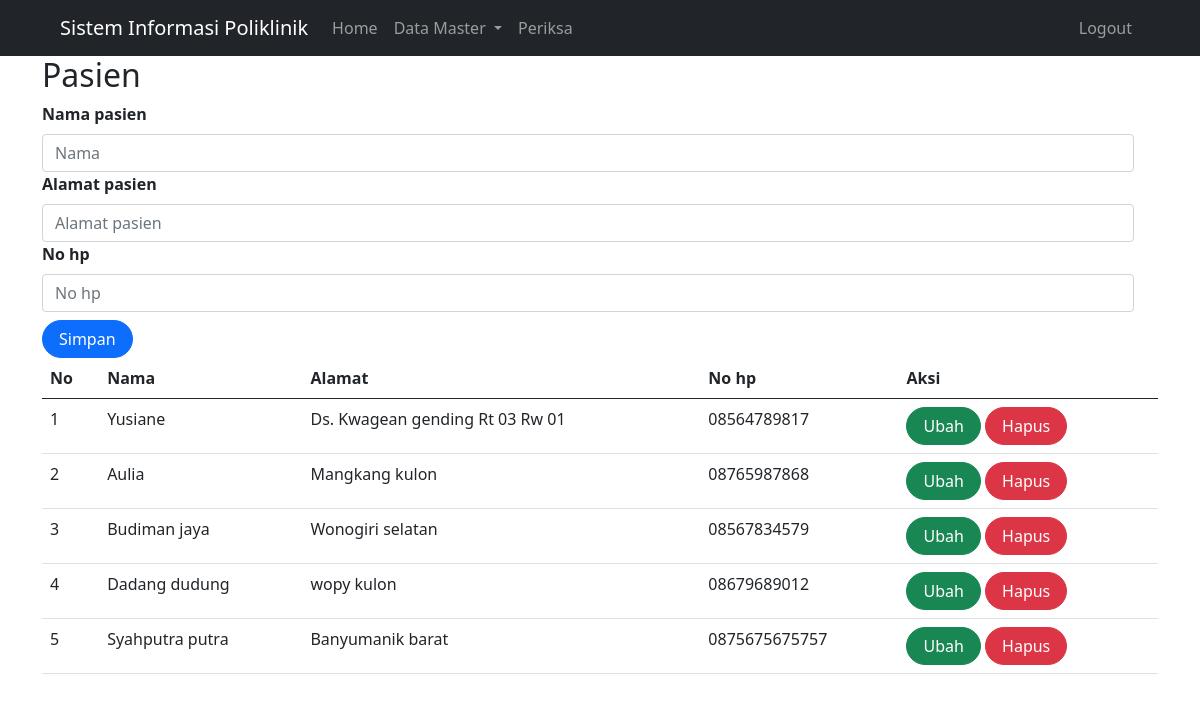
/index.php?page=pasien (signed in), run on an earlier commit of the app's database.
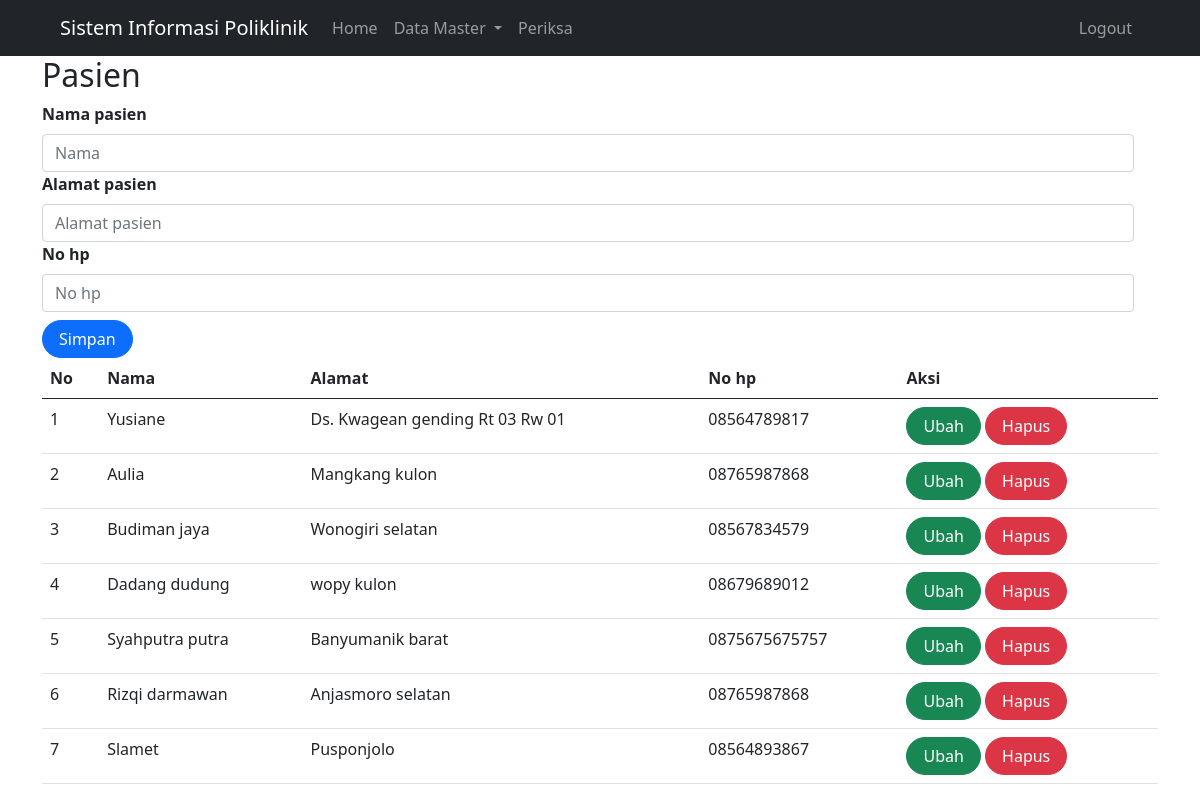
And on a later commit of the database.
### tables this page shows
CREATE TABLE `pasien` (
  `id` int(10) NOT NULL,
  `nama` varchar(255) DEFAULT NULL,
  `alamat` varchar(255) DEFAULT NULL,
  `no_hp` varchar(50) DEFAULT NULL
);

### pasien.php (the view, shortened to what this page needs)
<?php
include('./koneksi.php');
?>
<form class="form row" method="POST" action="" name="myForm" onsubmit="return(validate());">
     <?php
     $nama = '';
     $alamat = '';
     $no_hp = '';
     ?>
     <div class="row">
          <div class="col-sm-12">
               <label for="nama" class="form-label fw-bold">
                    Nama pasien
               </label>
               <input type="text" class="form-control" name="nama" id="nama" placeholder="Nama" value="<?php echo $nama ?>">
          </div>
          <div class="col-sm-12">
               <label for="alamat" class="form-label fw-bold">
                    Alamat pasien
               </label>
               <input type="text" class="form-control" name="alamat" id="alamat" placeholder="Alamat pasien" value="<?php echo $alamat ?>">
          </div>
          <div class="col-sm-12 mb-2">
               <label for="no_hp" class="form-label fw-bold">
                    No hp
               </label>
               <input type="text" class="form-control" name="no_hp" id="no_hp" placeholder="No hp " value="<?php echo $no_hp ?>">
          </div>
          <div class="col">
               <button type="submit" class="btn btn-primary rounded-pill px-3" name="simpan">Simpan</button>
          </div>
     </div>
</form>
<?php
$result = mysqli_query($mysqli, "SELECT * FROM pasien");
$no = 1;
?>
<table class="table table-hover">
     <thead>
          <tr>
               <th scope="col">No</th>
               <th scope="col">Nama</th>
               <th scope="col">Alamat</th>
               <th scope="col">No hp</th>
               <th scope="col">Aksi</th>
          </tr>
     </thead>
     <tbody>
          <?php
          while ($data = mysqli_fetch_array($result)) {
          ?>
               <tr>
                    <td><?php echo $no++ ?></td>
                    <td><?php echo $data['nama'] ?></td>
                    <td><?php echo $data['alamat'] ?></td>
                    <td><?php echo $data['no_hp'] ?></td>
                    <td>
                         <a class="btn btn-success rounded-pill px-3" href="index.php?page=pasien&id=<?php echo $data['id'] ?>">Ubah</a>
                         <a class="btn btn-danger rounded-pill px-3" href="index.php?page=dokter&id=<?php echo $data['id'] ?>&aksi=hapus">Hapus</a>
                    </td>
               </tr>
          <?php
          }
          ?>
     </tbody>
</table>

What changed in the data, as far as the page shows it:
added pasien: nama "Rizqi darmawan", alamat "Anjasmoro selatan", no_hp "08765987868"
added pasien: nama "Slamet", alamat "Pusponjolo", no_hp "08564893867"
